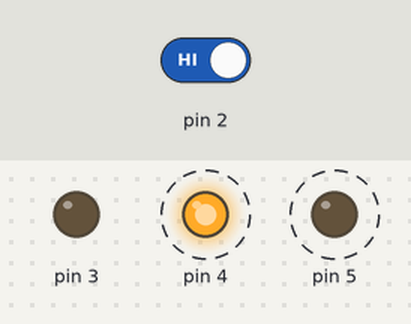
Recording of a sketch running on a simulated Arduino Uno, built with avr-gcc and run on an emulated ATmega328P. Parts: output pins drawn as LEDs (lit = HIGH). Dashed ring = blinking. Inputs (shaded band) come from the test bench; at power-on: pin 2 HIGH.

Above: at 1.8 s.
1.9 s: pin 2 driven LOW
At 2.9 s:
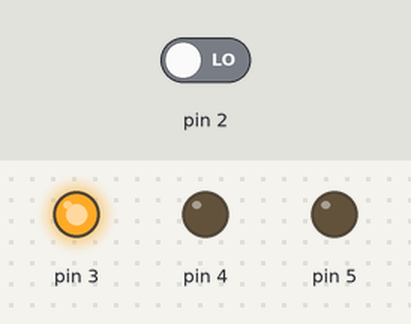
3.5 s: pin 2 driven HIGH
At 3.62 s:
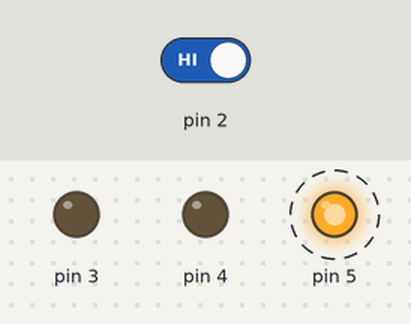
Timing chart, 0 to 12.5 s (numbered marks = the images above; inputs shaded):
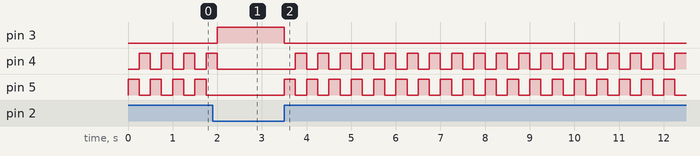

Measured:
- after the input at 1.9 s, pin 3: LOW → HIGH after 0.10 s; pin 4: goes on until 2.0 s, then stays LOW; pin 5: stops changing and stays LOW
- after the input at 3.5 s, pin 3: HIGH → LOW at once; pin 4: alternates HIGH for 0.25 s and LOW for 0.25 s, starting after 0.25 s; pin 5: alternates HIGH for 0.25 s and LOW for 0.25 s, starting at once
- by itself, pin 4, pin 5: alternates HIGH for 0.25 s and LOW for 0.25 s

The sketch:

lab_rob_1.ino
```cpp
int StateSwitch = 0 ;

void setup() {
  // put your setup code here, to run once:
  pinMode(3,OUTPUT);//для виводу параметру на 3 цифровий вивід
  pinMode(4,OUTPUT);//для виводу параметру на 4 цифровий вивід
  pinMode(5,OUTPUT);//для виводу параметру на 5 цифровий вивід
  pinMode(2,INPUT); //для введення інформації з 2 цифрового виводу
}

void loop() {
  // put your main code here, to run repeatedly:
  StateSwitch = digitalRead(2);// зчитуємо інформацію з 2 цифрового виводу і присвоюємо цю інформацію змінній
  if (StateSwitch == LOW) { // якщо кнопка не натиснута, то ...
    digitalWrite(3, HIGH); // зелений світлодіод горить
    digitalWrite(4, LOW); //  червоний діод не горить
    digitalWrite(5, LOW); // червоний діод не горить
  }
  else { // коли кнопка натиснута, то ...
    digitalWrite(3, LOW); //  зелений діод не горить
    digitalWrite(4, LOW);//  червоний діод не горить
    digitalWrite(5, HIGH);// червоний світлодіод горить

    delay(250); // робимо затримку на 1/4 секунди виконання програмного коду

    digitalWrite(4,HIGH); // червоний світлодіод горить
    digitalWrite(5,LOW); // зелений діод не горить
    delay(250);  // робимо затримку на 1/4 секунди виконання програмного коду
  }
} // переходимо на початок блоку loop
```
